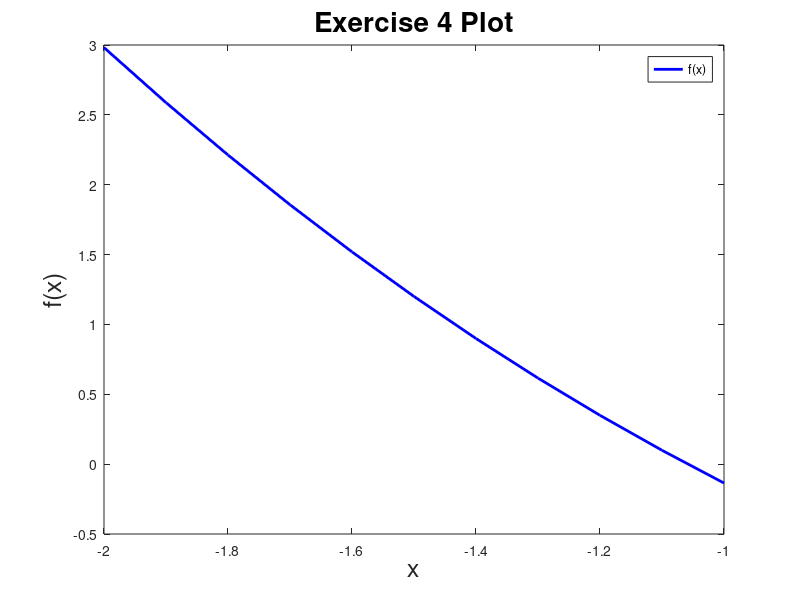

MATLAB code to generate this figure:
%Code written by Raul G.
%Numerical methods for Engineering.
%--------------------------------------------------------------------------
%% 
clear
clc
clearvars
%--------------------------------------------------------------------------
%This is the main statement of exercise 4, which I have to apply the
%Newton's method to solve the five requested iterations to then, move ahead
%and try to find the root.
%% 

x = -2:0.1:-1;
f = x.^2 - exp(2.*x) - 1;

%I plot the function.

figure(1)
plot(x,f,"b-","Linewidth",2,"DisplayName", "f(x)")
title("Exercise 4 Plot", "FontSize",20)
xlabel("x", "FontSize",18)
ylabel("f(x)", "FontSize",18)
legend

%Now, I use one of the values stated in the statement, in order to perform
%the iterations.
%% 
%I code the iterations using xo = -2.
xo = -2;
xk = xo;
fprintf('Inter: %d_x(k) = f\n',0,xo)

for i = 1:5
    f = x.^2 - exp(2.*x) - 1;
    derf = 2.*x - 2.* exp(2.*x);
    x1 = ((xk - f)./derf);
    fprintf('Inter: %d_x1 \n',0,x1);
    xk = x1;
end
%--------------------------------------------------------------------------
%% 

%Now I code the iterations with xo = 2.

xo = 2;
xk = xo;
fprintf('Inter: %d_x(k) = f\n', 0, xo);

for i = 1:5
        f = x.^2 - exp(2.*x) - 1;
    derf = 2.*x - 2.* exp(2.*x);
x1 = ((xk - f)./derf);
fprintf('Inter: %d_x(k) = f\n', 0, x1);
xk = x1;
end
%--------------------------------------------------------------------------
%This is the end of exercise 4.





